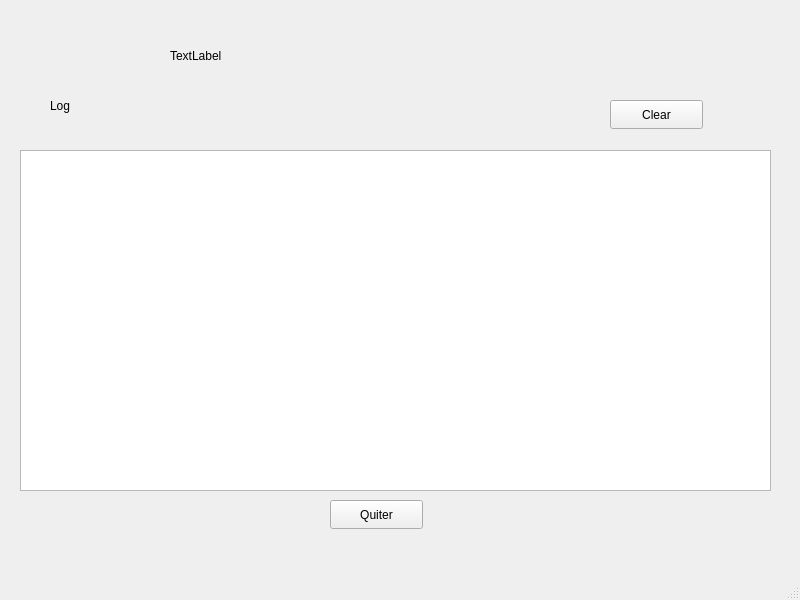
<?xml version="1.0" encoding="UTF-8"?>
<ui version="4.0">
 <class>ServeurTCP</class>
 <widget class="QMainWindow" name="ServeurTCP">
  <property name="geometry">
   <rect>
    <x>0</x>
    <y>0</y>
    <width>800</width>
    <height>600</height>
   </rect>
  </property>
  <property name="windowTitle">
   <string>ServeurTCP</string>
  </property>
  <widget class="QWidget" name="centralwidget">
   <widget class="QPushButton" name="pushButton_Quiter">
    <property name="geometry">
     <rect>
      <x>330</x>
      <y>500</y>
      <width>93</width>
      <height>29</height>
     </rect>
    </property>
    <property name="text">
     <string>Quiter</string>
    </property>
   </widget>
   <widget class="QLabel" name="label_serveur_ecoute">
    <property name="geometry">
     <rect>
      <x>170</x>
      <y>40</y>
      <width>411</width>
      <height>31</height>
     </rect>
    </property>
    <property name="text">
     <string>TextLabel</string>
    </property>
   </widget>
   <widget class="QLabel" name="label">
    <property name="geometry">
     <rect>
      <x>50</x>
      <y>80</y>
      <width>81</width>
      <height>51</height>
     </rect>
    </property>
    <property name="text">
     <string>Log</string>
    </property>
   </widget>
   <widget class="QPushButton" name="pushButton_clear">
    <property name="geometry">
     <rect>
      <x>610</x>
      <y>100</y>
      <width>93</width>
      <height>29</height>
     </rect>
    </property>
    <property name="text">
     <string>Clear</string>
    </property>
   </widget>
   <widget class="QTextEdit" name="textEdit">
    <property name="geometry">
     <rect>
      <x>20</x>
      <y>150</y>
      <width>751</width>
      <height>341</height>
     </rect>
    </property>
   </widget>
  </widget>
  <widget class="QMenuBar" name="menubar">
   <property name="geometry">
    <rect>
     <x>0</x>
     <y>0</y>
     <width>800</width>
     <height>20</height>
    </rect>
   </property>
  </widget>
  <widget class="QStatusBar" name="statusbar"/>
 </widget>
 <resources/>
 <connections/>
</ui>
